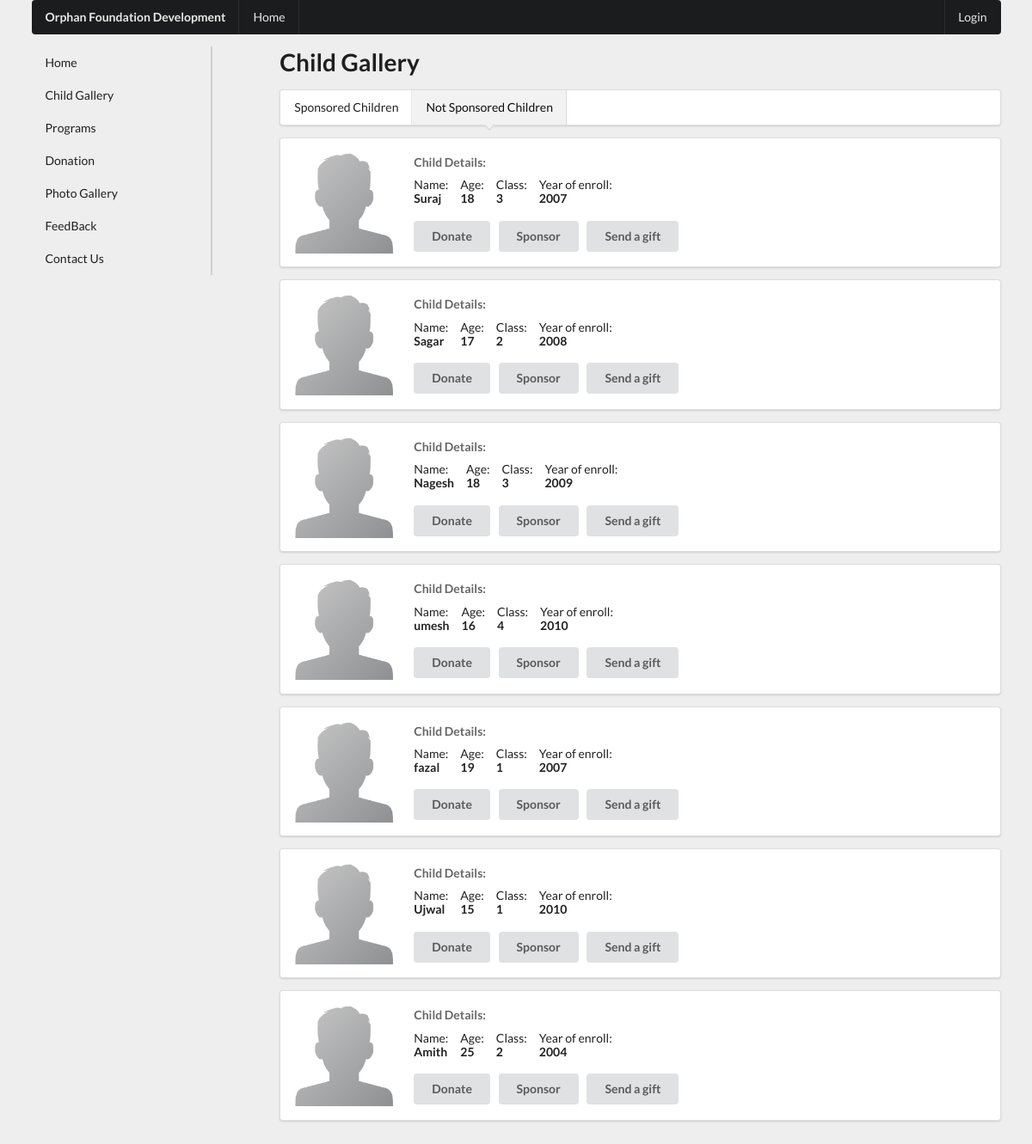
Page /child-gallery-unsponsored.php on the committed database.
### tables this page shows
CREATE TABLE `children` (
  `cid` int(50) NOT NULL,
  `cname` varchar(30) NOT NULL,
  `cdob` date NOT NULL,
  `cyoe` year(4) NOT NULL,
  `cclass` int(3) NOT NULL,
  `cstory` text NOT NULL,
  `cphoto` text NOT NULL,
  `sponsored` tinyint(1) NOT NULL
);

### child-gallery-unsponsored.php (the view)
<?php include './components/header.php'; ?>
    <div class="ui container">
        <?php include './components/top-menu.php'; ?>
        <div class="ui grid">
            <?php include './components/side-menu.php'; ?>
            <div class="twelve wide column">
                <h1>Child Gallery</h1>
                <div class="ui pointing menu">
                    <a class="item" href="child-gallery-sponsored.php">
                        Sponsored Children
                    </a>
                    <a class="item active" href="child-gallery-unsponsored.php">
                        Not Sponsored Children
                    </a>
                </div>
                <?php
                    $sql = "SELECT cid, cname, cdob, cyoe, cclass FROM children WHERE sponsored=0";
                    $result = $conn->query($sql);
                    if ($result->num_rows > 0) {
                        while($row = $result->fetch_assoc()) {
                            $dob = $row["cdob"];
                            $age = (date('Y') - date('Y',strtotime($dob)));
                ?>
                <div class="ui segment">
                    <div class="ui divided items">
                        <div class="item">
                            <div class="ui image">
                                <img src="img/defaultimg.png" style="width: 120px;">
                            </div>
                            <div class="middle aligned content">
                            <div class="meta">
                                <span><strong>Child Details:</strong></span>
                            </div>
                            <div class="description">
                                <div class="ui horizontal list">
                                    <div class="item">
                                        <div class="content">
                                            <div>Name:</div> <strong><?php echo $row["cname"]; ?></strong>
                                        </div>
                                    </div>
                                    <div class="item">
                                        <div class="content">
                                            <div>Age:</div> <strong><?php echo $age; ?></strong>
                                        </div>
                                    </div>
                                    <div class="item">
                                        <div class="content">
                                        <div>Class:</div> <strong><?php echo $row["cclass"]; ?></strong>
                                        </div>
                                    </div>
                                    <div class="item">
                                        <div class="content">
                                        <div>Year of enroll:</div> <strong><?php echo $row["cyoe"]; ?></strong>
                                        </div>
                                    </div>
                                </div>
                            </div>
                            <div class="extra">
                                <a class="ui right button" href="donation.php">Donate</a>
                                <a class="ui right button" href="sponsor-children.php?cid=<?php echo $row['cid']; ?>">Sponsor</a>
                                <a class="ui right button" href="send-gift.php?cid=<?php echo $row['cid']; ?>">Send a gift</a>
                            </div>
                            </div>
                        </div>
                    </div>
                </div>
                <?php
                        }
                    } else {
                        echo "0 results";
                    }
                ?>
            </div>
            <span class="p-20"></span>
        </div>
    </div>
<?php include './components/footer.php'; ?>

### components/header.php (shortened to what this page needs)
<!DOCTYPE html>
<html lang="en">
<head>
    <link rel="stylesheet" href="./semantic/semantic.min.css">
    <link rel="stylesheet" href="./css/main.css">
</head>
<body style="background-color: #eeeeee;">

### components/top-menu.php
<div class="ui black inverted menu">
    <div class="header item">
        Orphan Foundation Development
    </div>
    <a class="item" href="index.php">Home</a>
    <div class="right menu">
        <?php
            if (empty($_SESSION['user_id'])) {
        ?>
                <a href="login.php" class="item <?php echo ($_SERVER['PHP_SELF'] == "/orphan/login.php" ? "active" : "");?>">Login</a>
        <?php
            } else {
        ?>
                <a href="admin/index.php" class="item">Admin Panel</a>
                <a href="logout.php" class="item">Logout</a>
        <?php
            }
        ?>
    </div>
</div>

### components/side-menu.php
<div class="four wide column" id="example1">
    <div class="ui secondary vertical pointing menu">
        <a class="item <?php echo ($_SERVER['PHP_SELF'] == "/orphan/index.php" ? "active" : "");?>" href="index.php">Home</a>
        <a class="item <?php echo ($_SERVER['PHP_SELF'] == "/orphan/child-gallery-sponsored.php" ? "active" : "");?>" href="child-gallery-sponsored.php">Child Gallery</a>
        <a class="item <?php echo ($_SERVER['PHP_SELF'] == "/orphan/program.php" ? "active" : "");?>" href="program.php">Programs</a>
        <a class="item <?php echo ($_SERVER['PHP_SELF'] == "/orphan/donation.php" ? "active" : "");?>" href="donation.php">Donation</a>
        <a class="item <?php echo ($_SERVER['PHP_SELF'] == "/orphan/photo-gallery.php" ? "active" : "");?>" href="photo-gallery.php">Photo Gallery</a>
        <a class="item <?php echo ($_SERVER['PHP_SELF'] == "/orphan/feedback-form.php" ? "active" : "");?>" href="feedback-form.php">FeedBack</a>
        <a class="item <?php echo ($_SERVER['PHP_SELF'] == "/orphan/contact-us.php" ? "active" : "");?>" href="contact-us.php">Contact Us</a>
    </div>
</div>

### components/footer.php
</body>
</html>

### css/main.css (style rules this page uses)
.p-20 { padding: 200px; }

### rows in the picture
children: cname "Suraj", cdob "18", cclass "3", cyoe "2007"
children: cname "Sagar", cdob "17", cclass "2", cyoe "2008"
children: cname "Nagesh", cdob "18", cclass "3", cyoe "2009"
children: cname "umesh", cdob "16", cclass "4", cyoe "2010"
children: cname "fazal", cdob "19", cclass "1", cyoe "2007"
children: cname "Ujwal", cdob "15", cclass "1", cyoe "2010"
children: cname "Amith", cdob "25", cclass "2", cyoe "2004"
